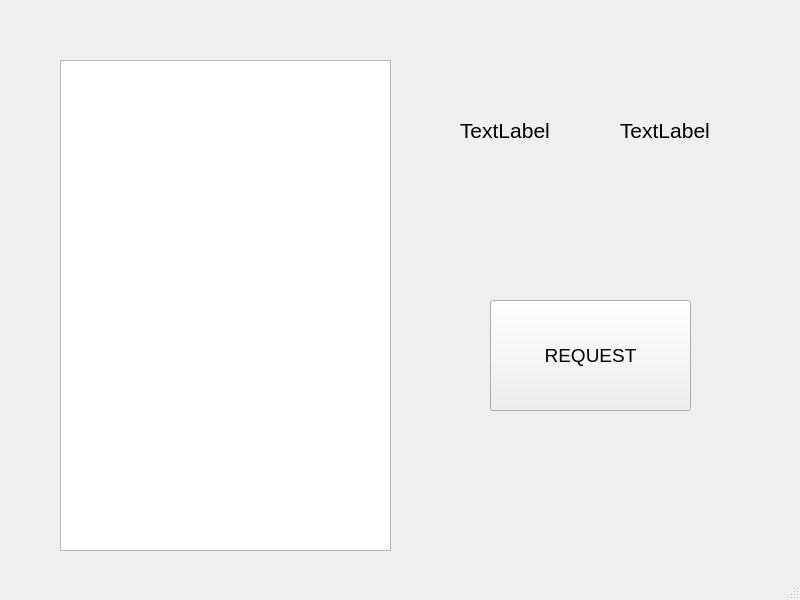
<?xml version="1.0" encoding="UTF-8"?>
<ui version="4.0">
 <class>MainWindow</class>
 <widget class="QMainWindow" name="MainWindow">
  <property name="geometry">
   <rect>
    <x>0</x>
    <y>0</y>
    <width>800</width>
    <height>600</height>
   </rect>
  </property>
  <property name="windowTitle">
   <string>Postulante para ROBOTILSA S.A</string>
  </property>
  <widget class="QWidget" name="centralwidget">
   <widget class="QListWidget" name="listWidget">
    <property name="geometry">
     <rect>
      <x>60</x>
      <y>60</y>
      <width>331</width>
      <height>491</height>
     </rect>
    </property>
   </widget>
   <widget class="QLabel" name="label">
    <property name="geometry">
     <rect>
      <x>460</x>
      <y>100</y>
      <width>121</width>
      <height>61</height>
     </rect>
    </property>
    <property name="font">
     <font>
      <pointsize>16</pointsize>
     </font>
    </property>
    <property name="text">
     <string>TextLabel</string>
    </property>
   </widget>
   <widget class="QLabel" name="label_2">
    <property name="geometry">
     <rect>
      <x>620</x>
      <y>90</y>
      <width>151</width>
      <height>81</height>
     </rect>
    </property>
    <property name="font">
     <font>
      <pointsize>16</pointsize>
     </font>
    </property>
    <property name="text">
     <string>TextLabel</string>
    </property>
   </widget>
   <widget class="QPushButton" name="pushButton">
    <property name="geometry">
     <rect>
      <x>490</x>
      <y>300</y>
      <width>201</width>
      <height>111</height>
     </rect>
    </property>
    <property name="font">
     <font>
      <pointsize>14</pointsize>
     </font>
    </property>
    <property name="text">
     <string>REQUEST</string>
    </property>
    <property name="icon">
     <iconset>
      <normaloff>click_icon.png</normaloff>click_icon.png</iconset>
    </property>
    <property name="iconSize">
     <size>
      <width>50</width>
      <height>50</height>
     </size>
    </property>
   </widget>
  </widget>
  <widget class="QStatusBar" name="statusbar"/>
 </widget>
 <resources/>
 <connections/>
</ui>
